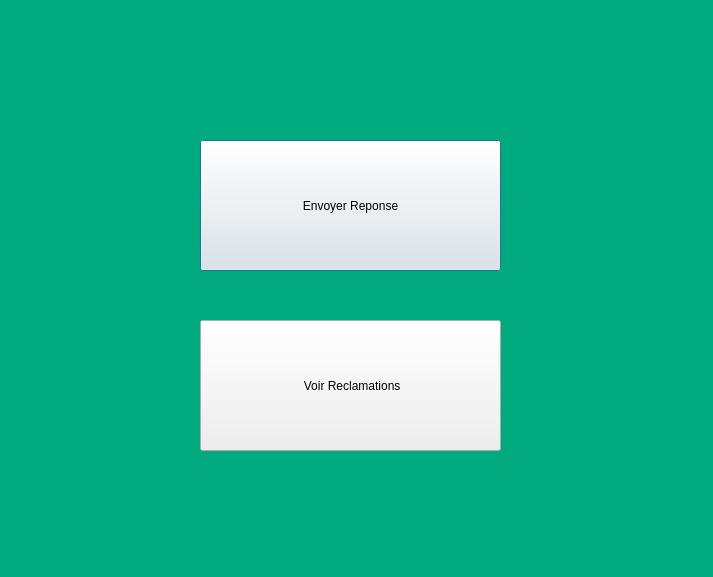
<?xml version="1.0" encoding="UTF-8"?>
<ui version="4.0">
 <class>PageProfesseurs</class>
 <widget class="QDialog" name="PageProfesseurs">
  <property name="geometry">
   <rect>
    <x>0</x>
    <y>0</y>
    <width>713</width>
    <height>577</height>
   </rect>
  </property>
  <property name="windowTitle">
   <string>Dialog</string>
  </property>
  <property name="styleSheet">
   <string notr="true">#PageProfesseurs{
background:rgb(0, 170, 127);}</string>
  </property>
  <widget class="QPushButton" name="EnregisterNotes">
   <property name="geometry">
    <rect>
     <x>200</x>
     <y>140</y>
     <width>301</width>
     <height>131</height>
    </rect>
   </property>
   <property name="text">
    <string>Envoyer Reponse</string>
   </property>
  </widget>
  <widget class="QPushButton" name="ValiderNotes">
   <property name="geometry">
    <rect>
     <x>200</x>
     <y>320</y>
     <width>301</width>
     <height>131</height>
    </rect>
   </property>
   <property name="text">
    <string> Voir Reclamations</string>
   </property>
  </widget>
 </widget>
 <resources/>
 <connections/>
</ui>
